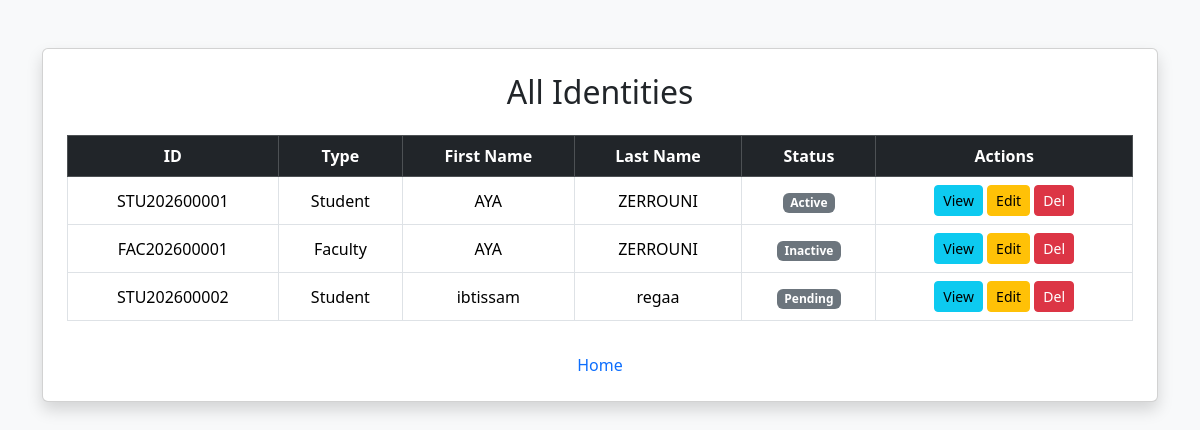
Page /view_all on the committed database.
### tables this page shows
CREATE TABLE People (
            id TEXT PRIMARY KEY,
            type TEXT NOT NULL,
            first_name TEXT NOT NULL,
            last_name TEXT NOT NULL,
            dob TEXT NOT NULL,
            place_of_birth TEXT,
            nationality TEXT,
            gender TEXT,
            email TEXT UNIQUE NOT NULL,
            phone TEXT,
            status TEXT DEFAULT 'Pending'
        , national_id TEXT, diploma_type TEXT, diploma_year INTEGER, major TEXT, entry_year INTEGER, student_status TEXT, faculty_rank TEXT, appointment_start TEXT, primary_department TEXT, secondary_departments TEXT, office_location TEXT, phd_institution TEXT, research_areas TEXT, contract_type TEXT, contract_start TEXT, contract_end TEXT, teaching_hours INTEGER, staff_department TEXT, job_title TEXT, grade TEXT, staff_entry_date TEXT, status_changed_at TEXT);

### app.py (the view)
@app.route("/view_all")
def view_all():
    conn = get_db_connection()
    cur = conn.cursor()
    cur.execute("SELECT * FROM People")
    people = cur.fetchall()
    conn.close()
    return render_template("view_all.html", people=people)

### app.py (called while the page is built)
def get_db_connection():
    conn = sqlite3.connect('database.db')
    conn.row_factory = sqlite3.Row
    return conn

### templates/view_all.html (shortened to what this page needs)
<!DOCTYPE html>
<html>
<head>
    <link href="https://cdn.jsdelivr.net/npm/bootstrap@5.3.2/dist/css/bootstrap.min.css" rel="stylesheet">
</head>
<body class="bg-light">
<div class="container mt-5">
    <div class="card shadow p-4">
        <h2 class="mb-4 text-center">All Identities</h2>
        <div class="table-responsive">
            <table class="table table-bordered table-hover align-middle text-center">
                <thead class="table-dark">
                    <tr>
                        <th>ID</th>
                        <th>Type</th>
                        <th>First Name</th>
                        <th>Last Name</th>
                        <th>Status</th>
                        <th>Actions</th>
                    </tr>
                </thead>
                <tbody>
                {% for p in people %}
                    <tr>
                        <td>{{p['id']}}</td>
                        <td>{{p['type']}}</td>
                        <td>{{p['first_name']}}</td>
                        <td>{{p['last_name']}}</td>
                        <td>
                            <span class="badge bg-secondary">{{p['status']}}</span>
                        </td>
                        <td>
                            <a href="/view/{{p['id']}}" class="btn btn-sm btn-info">View</a>
                            <a href="/edit/{{p['id']}}" class="btn btn-sm btn-warning">Edit</a>
                            <form method="POST" action="/delete/{{p['id']}}" style="display:inline;" onsubmit="return confirm('Delete this identity?');">
                                <button type="submit" class="btn btn-sm btn-danger">Del</button>
                            </form>
                        </td>
                    </tr>
                {% endfor %}
                </tbody>
            </table>
        </div>
        <div class="text-center mt-3">
            <a href="/" class="text-decoration-none">Home</a>
        </div>
    </div>
</div>
</body>
</html>

### rows in the picture
People: id "STU202600001", type "Student", first_name "AYA", last_name "ZERROUNI", status "Active"
People: id "FAC202600001", type "Faculty", first_name "AYA", last_name "ZERROUNI", status "Inactive"
People: id "STU202600002", type "Student", first_name "ibtissam", last_name "regaa", status "Pending"
